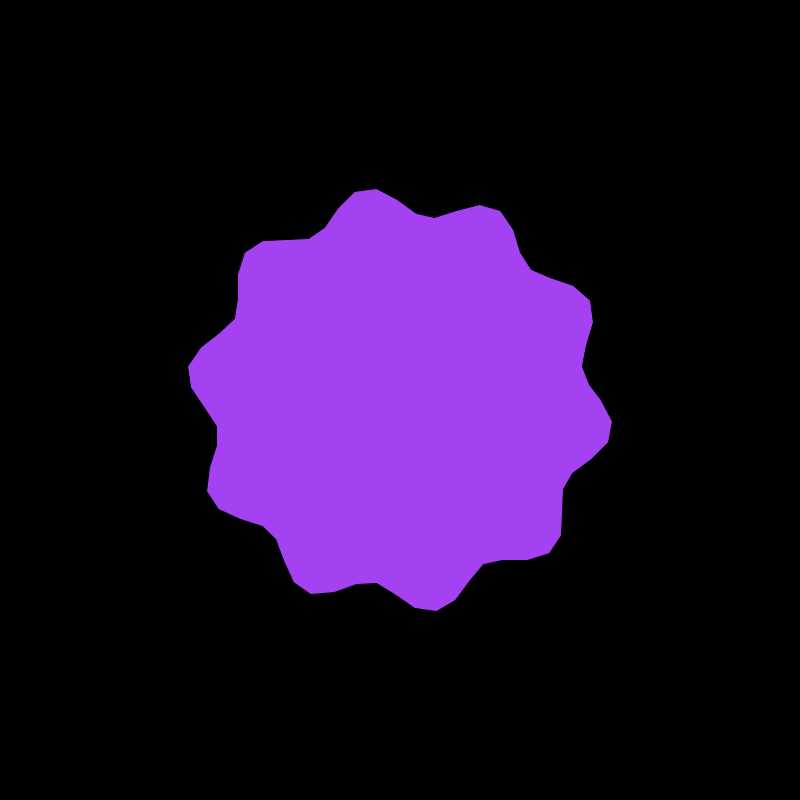
Frame 1 (no input)
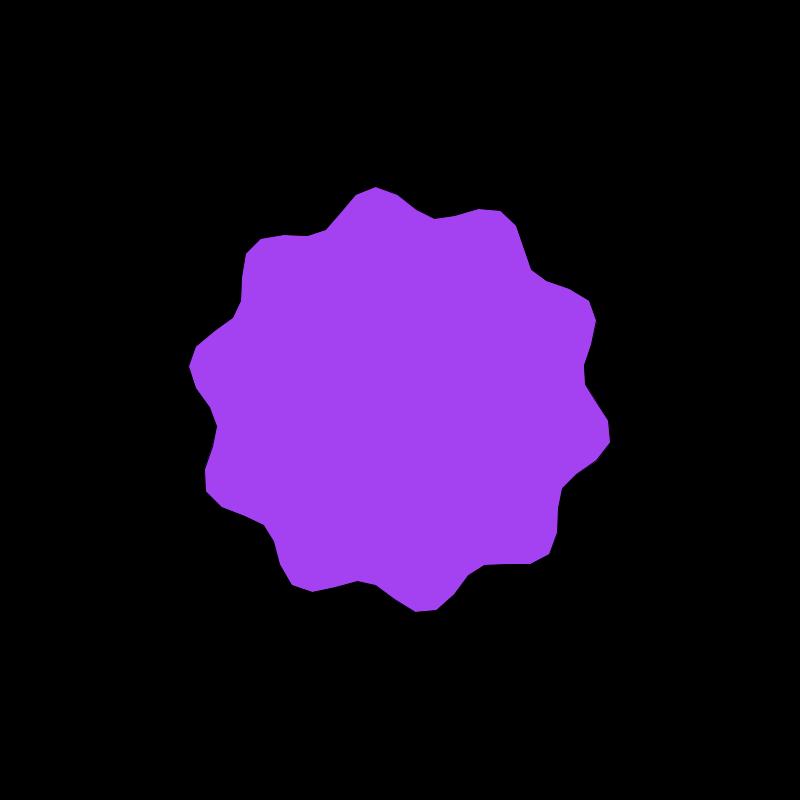
Frame 60 (the mouse pressed at the canvas centre just before this capture)
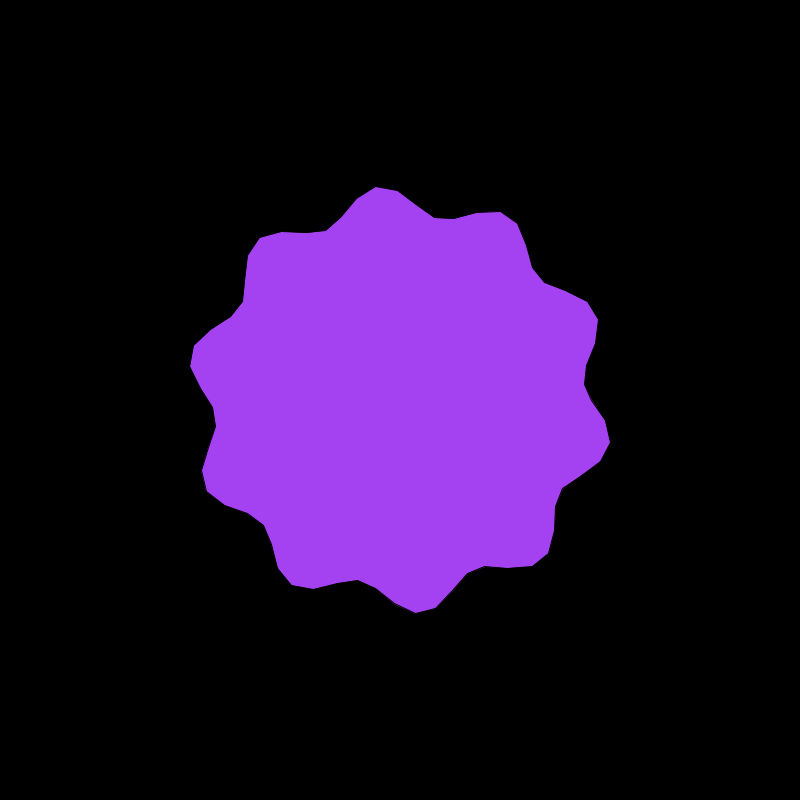
Frame 120 (the mouse held since frame 60 and released just before this capture)

The Processing sketch that drew these frames (run headless with seeded random() and noise(); from frame 60 on, the mouse is pressed at the canvas centre):

// Processing sketch: orderlyRotatingBlobs
// ── orderlyRotatingBlobs.pde
ArrayList<Blb> blobs;

void setup(){
  size(800, 800);
  
  blobs = new ArrayList<Blb>();
  
  blobs.add( new Blb(width/2, height/2, width/4) );
}

void draw(){
  background(0);
  
  for(Blb blob : blobs){
    blob.display();
  }
}

void mouseReleased(){
  blobs.add( new Blb(mouseX, mouseY, random(width/4)) );
}

// ── Blb.pde
class Blb {
  PVector position, velocity, acceleration;
  float radius;
  int frequency;
  float amplitude, rotationSpeed;
  
  color fill = color(random(255), random(255), random(255));
  
  Blb(float _pX, float _pY, float _rad){
    position = new PVector(_pX, _pY);
    radius = _rad;
    
    frequency = (int)map(_pY, height, 0, 5, 15);
    amplitude = map(_pX, 0, width, 5, 25);
  }
  
  void display(){
    fill(fill);
    
    pushMatrix();
    translate(position.x, position.y);
    
    beginShape();
    for(float i = 0; i < TWO_PI ; i+= 0.1){
      rotationSpeed = frameCount*0.1;
      float radiusCoeff = map( sin(i*frequency + rotationSpeed) , -1, 1, -amplitude, amplitude );
      
      float rad = radius + radiusCoeff;
      float x = rad * cos(i);
      float y = rad * sin(i);
      vertex(x, y);
    }
    endShape(CLOSE);
    
    popMatrix();
  }
}
